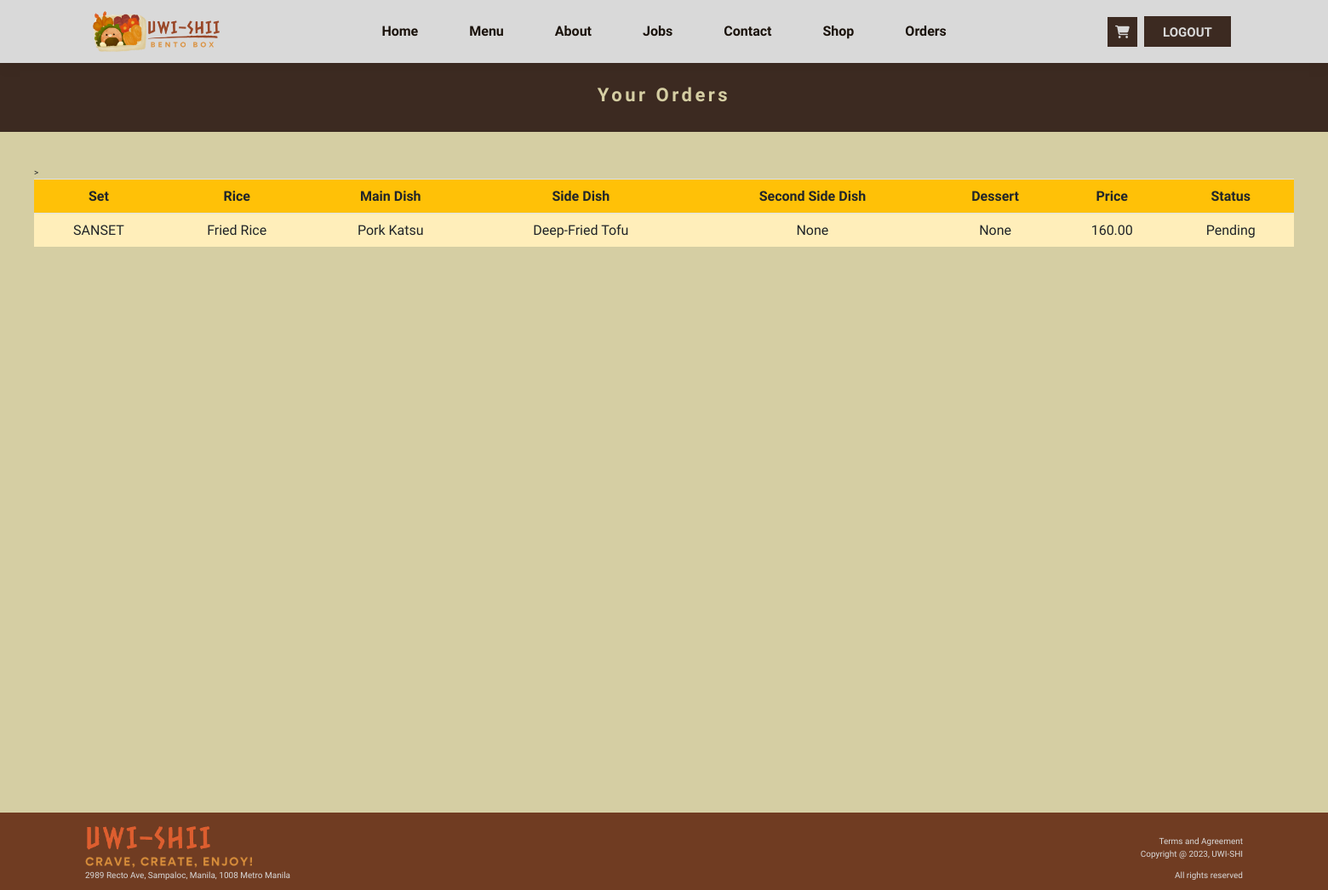
Page /orders (signed in) on the earlier database version.
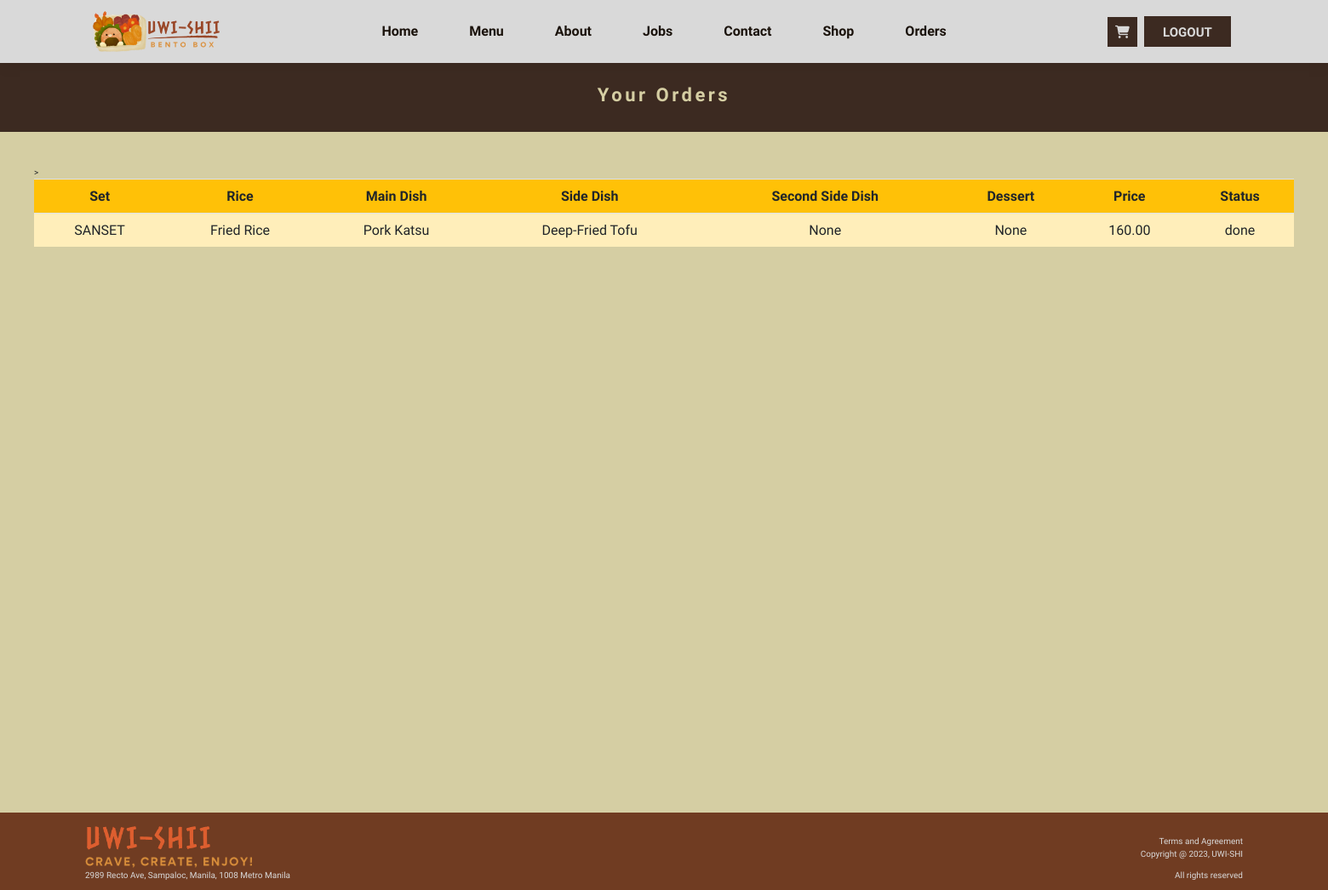
Same page on the later database version.
### app/models.py (models this page shows)
class Status(models.Model):
    user = models.ForeignKey(User, on_delete=models.CASCADE)
    address = models.CharField(max_length=255)
    contact = models.CharField(max_length=15)
    status = models.CharField(max_length=20, choices=(('pending', 'Pending'), ('done', 'Done')))
    set = models.CharField(max_length=15)
    rice = models.CharField(max_length=100)
    main_dish = models.CharField(max_length=100)
    side_dish = models.CharField(max_length=100)
    second_side_dish = models.CharField(max_length=100, blank=True)
    dessert = models.CharField(max_length=100, blank=True)
    price = models.DecimalField(max_digits=10, decimal_places=2)

### app/views.py (the view)
# urls.py: path("orders",views.orders,name="orders"),
def orders(request):
    status = Status.objects.filter(user=request.user)
    return render(request,'app/orders.html', {'status': status})

### app/templates/app/orders.html (shortened to what this page needs)
{% extends 'app/index.html' %}
{% load static %}
{% block main-content %}
    <div id="shop-maintitle">
        <h1 id="shoptitle">Your Orders</h1>
    </div>
    <div class="tablecontainer">
        <div class="orders-main-container">
            <table class="table table-hover">
                <tr class="bg-warning">>
                    <th>Set</th>
                    <th>Rice</th>
                    <th>Main Dish</th>
                    <th>Side Dish</th>
                    <th>Second Side Dish</th>
                    <th>Dessert</th>
                    <th>Price</th>
                    <th>Status</th>
                </tr>
                {% for order in status %}
                <tr>
                    <td class="table-warning">{{ order.set }}</td>
                    <td class="table-warning">{{ order.rice }}</td>
                    <td class="table-warning">{{ order.main_dish }}</td>
                    <td class="table-warning">{{ order.side_dish }}</td>
                    {%if order.set == 'GOSET'%}
                        <td class="table-warning">{{ order.second_side_dish }}</td>
                        <td class="table-warning">{{ order.dessert }}</td>
                    {%elif order.set == 'SANSET'%}
                        <td class="table-warning">None</td>
                        <td class="table-warning">None</td>
                    {%elif order.set == 'YONSET'%}
                        <td class="table-warning">{{ order.second_side_dish }}</td>
                        <td class="table-warning">None</td>
                    {%endif%}
                    <td class="table-warning">{{ order.price }}</td>
                    <td class="table-warning">{{ order.status }}</td>
                </tr>
                {% endfor %}
            </table>
        </div>
    </div>
{% endblock main-content %}

Differences in the rows shown:
changed Status "SANSET": status "Pending" → "done"
